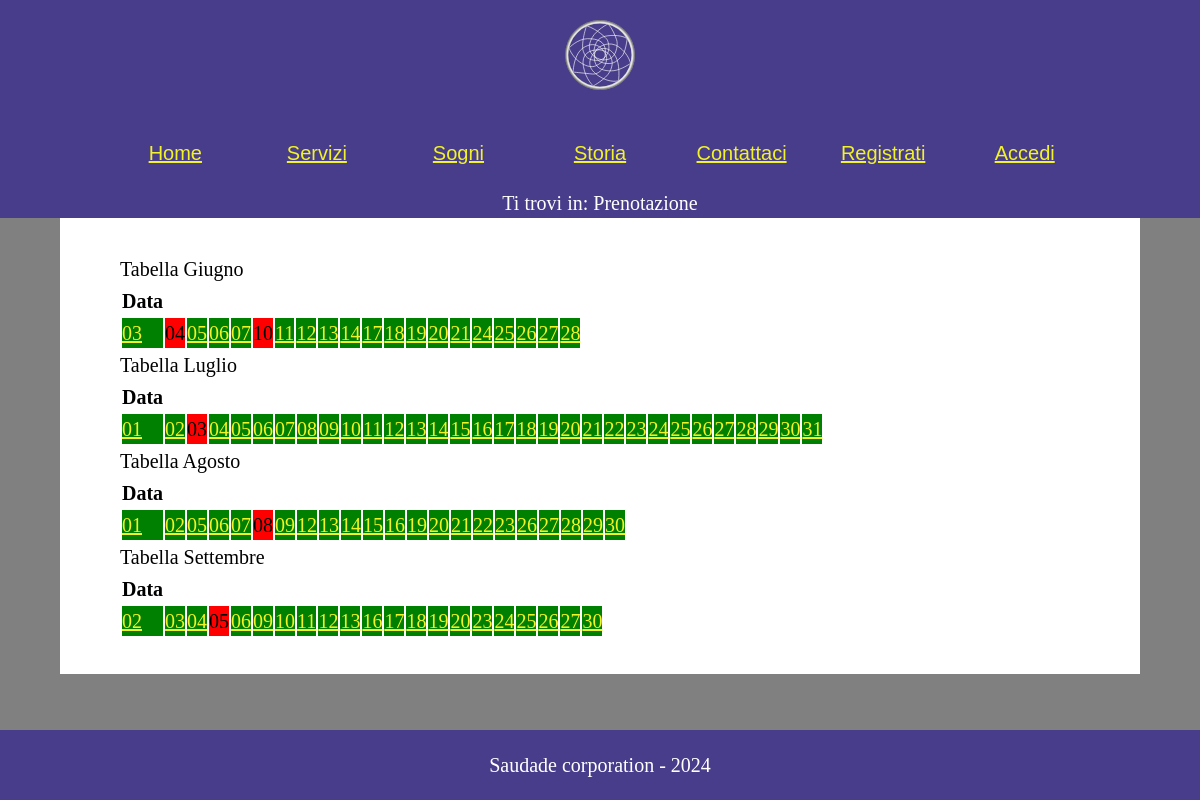
Page /src/php/formChip.php on the earlier database version.
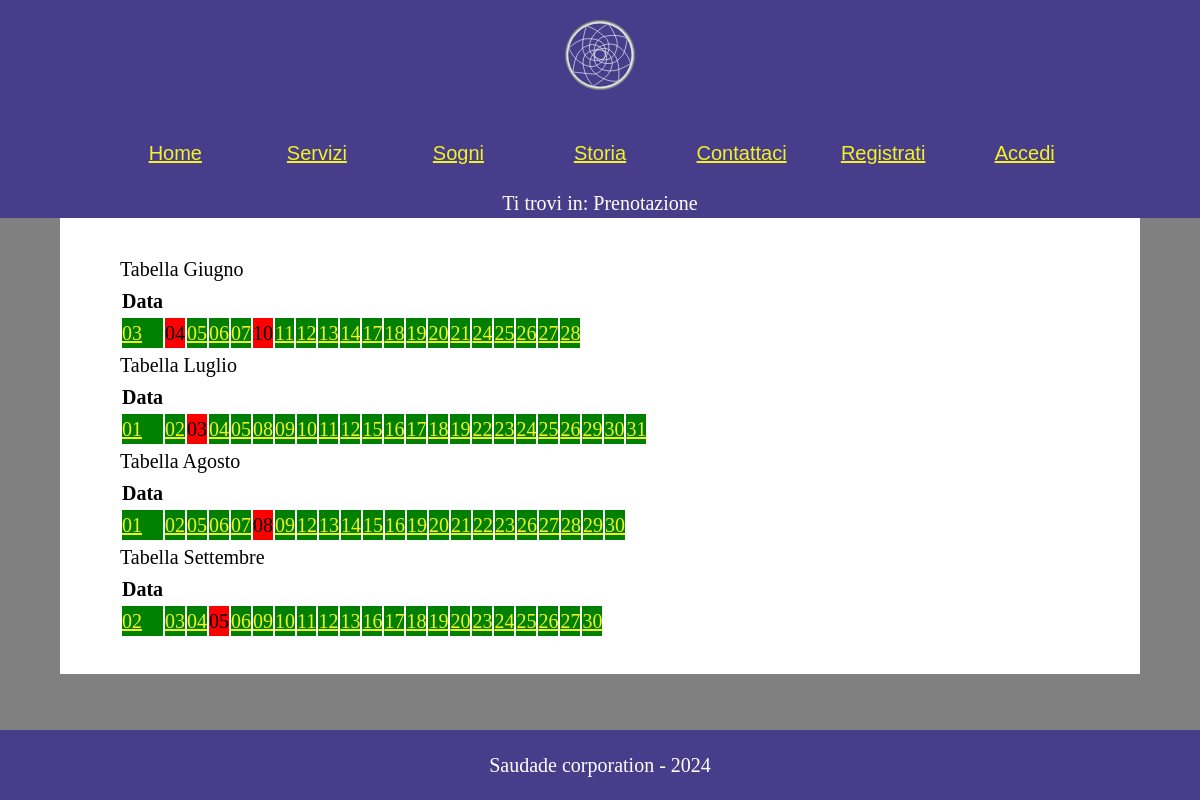
Same page on the later database version.
### tables this page shows
CREATE TABLE prenotazioni (
  data DATE PRIMARY KEY,
  user_name VARCHAR(20),

  FOREIGN KEY (user_name) REFERENCES utenti(user_name) ON DELETE CASCADE
);

### src/php/functions.php (called while the page is built, shortened)
<?php
class Functions {
    private $connection;
    public function openDBConnection(){
        global $HOST_DB, $USERNAME, $PASSWORD, $DATABASE_NAME;
        $this->connection = mysqli_connect(
            $HOST_DB,
            $USERNAME,
            $PASSWORD,
            $DATABASE_NAME
        );
        $this->connection->set_charset("utf8");
        return mysqli_connect_errno() == 0;
    }
    public function executeQuery($query){
        if ($this->openDBConnection()) {
            $risultato = mysqli_query($this->connection, $query) or die("Errore di connessione" . mysqli_error($this->connection));
        } else {
            $risultato = null;
        }
        return $risultato;
    }
}

### src/php/formChip.php (the view, shortened to what this page needs)
<?php
    require_once("newPage.php");
    require_once("functions.php");
    $pagina = new newPage("../html/formChip.html", "Ottieni chip", "Ottieni il tuo chip", "Pagina prenotazione chip");
    $functions = new functions();
    $coloreDisponibile = "green";
    $coloreNonDisponibile = "red";
    $mesi = array("Giugno", "Luglio", "Agosto", "Settembre");
        foreach($mesi as $mese){
            if($mese == "Giugno") $meseNum = "6";
            if($mese == "Luglio") $meseNum = "7";
            if($mese == "Agosto") $meseNum = "8";
            if($mese == "Settembre") $meseNum = "9";
            $prenotazioni = $functions->executeQuery("SELECT * FROM prenotazioni WHERE data BETWEEN '2024-".$meseNum."-01' AND '2024-".$meseNum."-31' ORDER BY data ASC");
            if(!is_null($prenotazioni)){
                $tabella = "";
                foreach($prenotazioni as $row){
                    if($row['user_name'] == NULL)
                        $tabella .= "<td style=\"background-color: ".$coloreDisponibile.";\"><a href=\"prenotazione.php?data=".$row['data']."\">".date('d', strtotime($row['data']))."</a></td>";
                    else
                        $tabella .= "<td style=\"background-color: ".$coloreNonDisponibile.";\">".date('d', strtotime($row['data']))."</td>";
                }
                $pagina->modificaHTML("{tabella".$mese."}", $tabella);
            }else{
                $pagina->modificaHTML("{tabella".$mese."}", "Date disponibili a breve");
            }
        }

### src/php/newPage.php (shortened to what this page needs)
<?php
class newPage{
    private $strutturaHTML = "";
    public $testoFooter = "Saudade corporation - 2024";
    public function __construct($template, $titoloPagina, $keywords, $description){
        $paginaTemplate = file_get_contents($template);
        $this->strutturaHTML = file_get_contents("../html/generalTemplate.html");
        $this->strutturaHTML = str_replace("{titoloPagina}", $titoloPagina , $this->strutturaHTML);
        $this->strutturaHTML = str_replace("{metaKeywords}", "Saudade, ".$keywords , $this->strutturaHTML);
        $this->strutturaHTML = str_replace("{metaDescription}", $description , $this->strutturaHTML);
	    $this->strutturaHTML = str_replace("{testoFooter}", $this->testoFooter, $this->strutturaHTML);
        $this->strutturaHTML = str_replace("{contenutoMain}", $paginaTemplate, $this->strutturaHTML);
    }
    public function modificaHTML($segnaposto, $dati){
        $this->strutturaHTML = str_replace($segnaposto, $dati, $this->strutturaHTML);
    }
    public function printNavBar($currentPage=null){
        $navBar = file_get_contents("../html/navBarTemplate.html");
        if($currentPage == "../html/index.html"){
            $navBar = str_replace("{homeLink}", "<li>Home</li>", $navBar);
            $navBar = str_replace("{logo}", "<img id=\"logo\" alt=\"logo dell'azienda : DESCRIZIONE?\" src=\"../assets/logo.svg\">", $navBar);
            $navBar = str_replace("{breadcrumb}", "<span lang=\"en\">Home</span>", $navBar);
        }else if($currentPage == "../html/servizi.html"){
            $navBar = str_replace("{serviziLink}", "<li>Servizi</li>", $navBar);
            $navBar = str_replace("{breadcrumb}", "Servizi", $navBar);
        }else if($currentPage == "../html/sogni.html"){
            $navBar = str_replace("{breadcrumb}", "Sogni", $navBar);
        }else if($currentPage == "../html/storia.html"){
            $navBar = str_replace("{storiaLink}", "<li>Storia</li>", $navBar);
            $navBar = str_replace("{breadcrumb}", "Storia", $navBar);
        }else if($currentPage == "../html/contatta.html"){
            $navBar = str_replace("{contattaLink}", "<li>Contattaci</li>", $navBar);
            $navBar = str_replace("{breadcrumb}", "Contattaci", $navBar);
        }else if($currentPage == "../html/signup.html"){
            $navBar = str_replace("{signupLink}", "<li>Registrati</li>", $navBar);
            $navBar = str_replace("{breadcrumb}", "Registrati", $navBar);
            $navBar = str_replace("{loginLink}", "<li><a href=\"../php/login.php\">Accedi</a></li>", $navBar);
        }else if($currentPage == "../html/login.html"){
            $navBar = str_replace("{loginLink}", "<li>Accedi</li>", $navBar);
            $navBar = str_replace("{breadcrumb}", "Accedi", $navBar);
            $navBar = str_replace("{signupLink}", "<li><a href=\"../php/signup.php\">Registrati</a></li>", $navBar);
        }else if($currentPage == "../html/sognoSingolo.html"){
            $navBar = str_replace("{breadcrumb}", "<a href=\"sogni.php\">Sogni</a> >> {titolo}", $navBar);
        }else if($currentPage == "paginaErrore"){
            $navBar = str_replace("{breadcrumb}", "Pagina di errore", $navBar);
        }else if($currentPage == "../html/error404.html"){
            $navBar = str_replace("{breadcrumb}", "Pagina non trovata", $navBar);
        }else if($currentPage == "../html/dashboardUser.html" || $currentPage == "../html/dashboardAdmin.html"){
            $navBar = str_replace("{breadcrumb}", "Area personale", $navBar);
            $navBar = str_replace("{loginLink}", "Ciao ".$_SESSION['user_name'], $navBar);
        }else if($currentPage == "../html/aggiungiSogno.html"){
            $navBar = str_replace("{breadcrumb}", "Nuovo sogno", $navBar);
        }else if($currentPage == "../html/sognoNonTrovato.html"){
            $navBar = str_replace("{breadcrumb}", "<a href=\"sogni.php\">Sogni</a> >> Sogno non disponibile", $navBar);
        }else if($currentPage == "../html/acquistoGiaEffettuato.html"){
            $navBar = str_replace("{breadcrumb}", "<a href=\"sogni.php\">Sogni</a> >> Acquisto già effettuato", $navBar);
        }else if($currentPage == "../html/formChip.html"){
            $navBar = str_replace("{breadcrumb}", "Prenotazione", $navBar);
        }else if($currentPage == "../html/prenotazione.html"){
            $navBar = str_replace("{breadcrumb}", "<a href=\"servizi.php\">Servizi</a> >> Prenotazione {dataPrenotazione}", $navBar);
        }else if($currentPage == "../html/confermaPrenotazione.html"){
            $navBar = str_replace("{breadcrumb}", "<a href=\"servizi.php\">Servizi</a> >> Prenotazione {dataPrenotazione} avvenuta con successo", $navBar);
        }
        if(isset($_SESSION['user_name']) && !empty($_SESSION['user_name'])) {
            if($_SESSION['user_name'] == "admin")
                $navBar = str_replace("{loginLink}", "<a href=\"dashboardAdmin.php\">Ciao ".$_SESSION['user_name']."</a>", $navBar);
            else
                $navBar = str_replace("{loginLink}", "<a href=\"dashboardUser.php\">Ciao ".$_SESSION['user_name']."</a>", $navBar);
            $navBar = str_replace("{signupLink}", "", $navBar);
            $navBar = str_replace("{logoutLink}", "<li><a href=\"../php/logout.php\">Logout</a></li>", $navBar);
        }else{
            $navBar = str_replace("{logoutLink}", "", $navBar);
            $navBar = str_replace("{loginLink}", "<li><a href=\"../php/login.php\">Accedi</a></li>", $navBar);
            $navBar = str_replace("{signupLink}", "<li><a href=\"../php/signup.php\">Registrati</a></li>", $navBar);
        }
        $navBar = str_replace("{logo}", "<a href=\"../php/index.php\"><img id=\"logo\" alt=\"logo dell'azienda : DESCRIZIONE?\" src=\"../assets/logo.svg\"></a>", $navBar);
        $navBar = str_replace("{homeLink}", "<li><a href=\"index.php\">Home</a></li>", $navBar);
        $navBar = str_replace("{serviziLink}", "<li><a href=\"servizi.php\">Servizi</a></li>", $navBar);
        $navBar = str_replace("{sogniLink}", "<li><a href=\"sogni.php\">Sogni</a></li>", $navBar);
        $navBar = str_replace("{storiaLink}", "<li><a href=\"storia.php\">Storia</a></li>", $navBar);
        $navBar = str_replace("{contattaLink}", "<li><a href=\"contatta.php\">Contattaci</a></li>", $navBar);
    }
    public function printPage(){
        echo $this->strutturaHTML;
    }
}

### src/CSS/style.css (style rules this page uses)
* { padding: 0; margin: 0; }
:root { --headerBgColor: #483d8b; --headerTxtColor: #FFFFFF; --BgColor: #FFFFFF; --BgTxtColor: black; --footerBgColor: #483d8b; --footerTxtColor: #FFFFFF; --linkColor: #F1F227; --visitedLinkColor: #D4B300; --BgAll: gray; --BgSidebar:rgb(72,61,139, 0.5); --fontMenu: sans-serif; }
html { font-size: 100%; line-height: 1.5em; margin: auto; background-color:var(--BgAll); }
a { color:var(--linkColor) }
body { display: flex; flex-direction: column; min-height: 100vh; line-height: 1.5; font-size: clamp(1.125rem, 2vw, 1.25rem); }
header { text-align: center; width: 100%; background-color: var(--headerBgColor); color: var(--headerTxtColor); }
ul.listaNavBar { padding: 0; margin: 1em; text-align: center; list-style: none; font-family: var(--fontMenu); }
ul.listaNavBar > li { display: inline-block; width: 10%; margin: 0 0.5em; }
#logo { margin: 1em; width: 70px; height: 70px; transition: all 1.25s ease; }
main { width:80%; margin-right:auto; margin-left:auto; padding-top:3%; padding-right:5%; padding-left:5%; padding-bottom: 3%; background-color: var(--BgColor); }
footer { background-color: var(--footerBgColor); color:var(--footerTxtColor); text-align: center; margin-top: auto; width: 100%; padding: 1em 0em 1em 0em; }

### src/CSS/tablet.css (style rules this page uses)
#logo { float: left; }
.listaNavBar { display: none; }

Differences in the rows shown:
removed prenotazioni: data "06"
removed prenotazioni: data "07"
removed prenotazioni: data "13"
removed prenotazioni: data "14"
removed prenotazioni: data "20"
removed prenotazioni: data "21"
removed prenotazioni: data "27"
removed prenotazioni: data "28"
